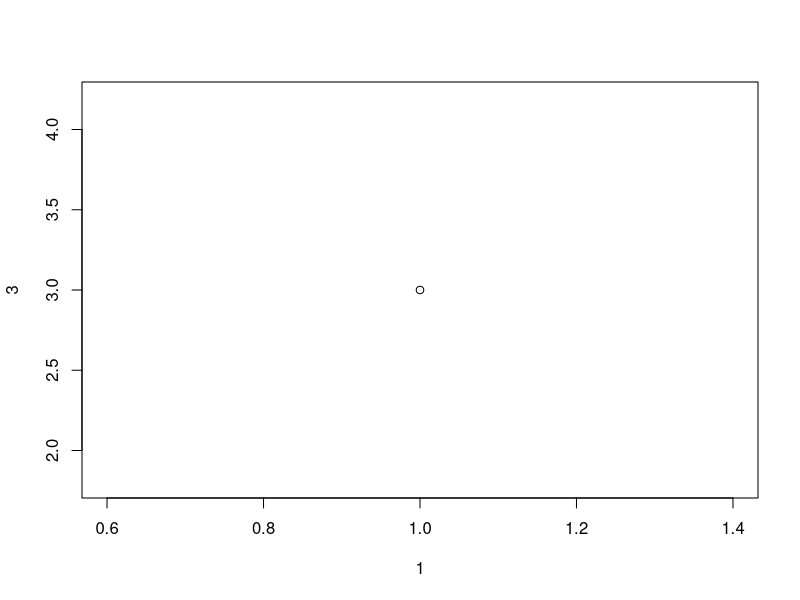
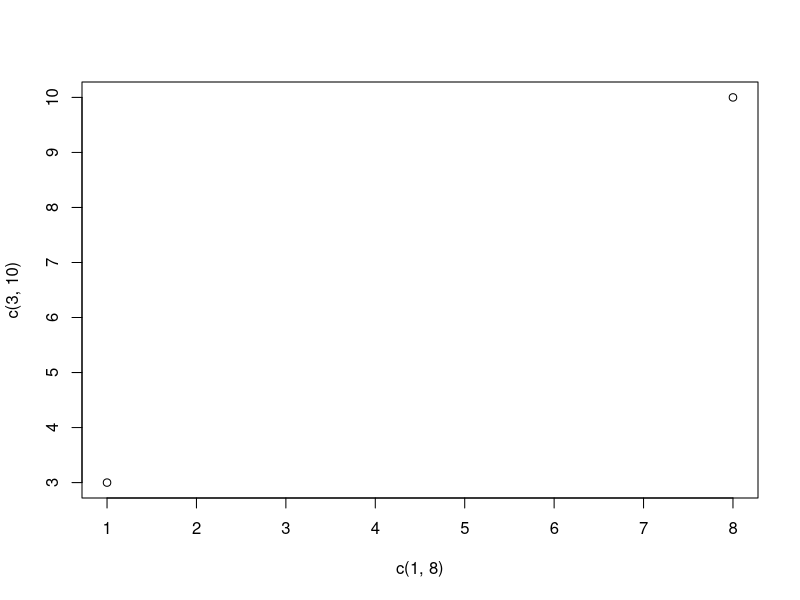
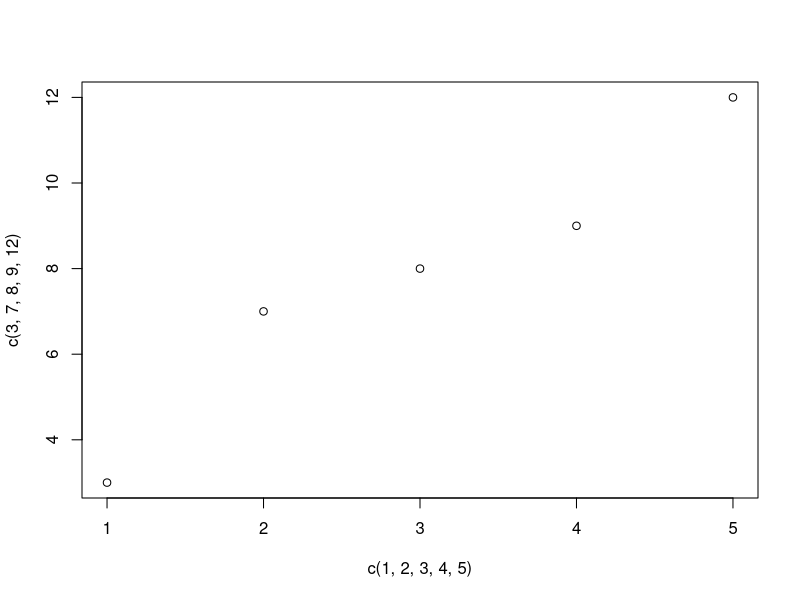
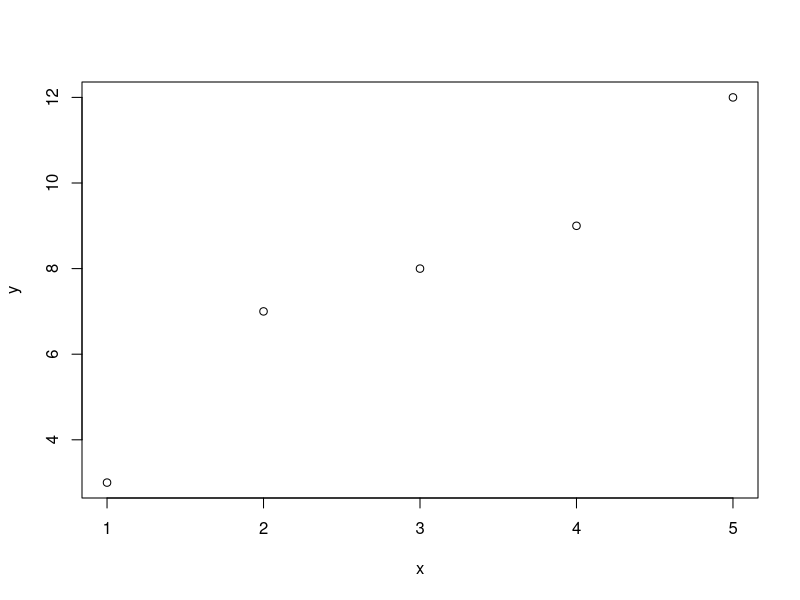
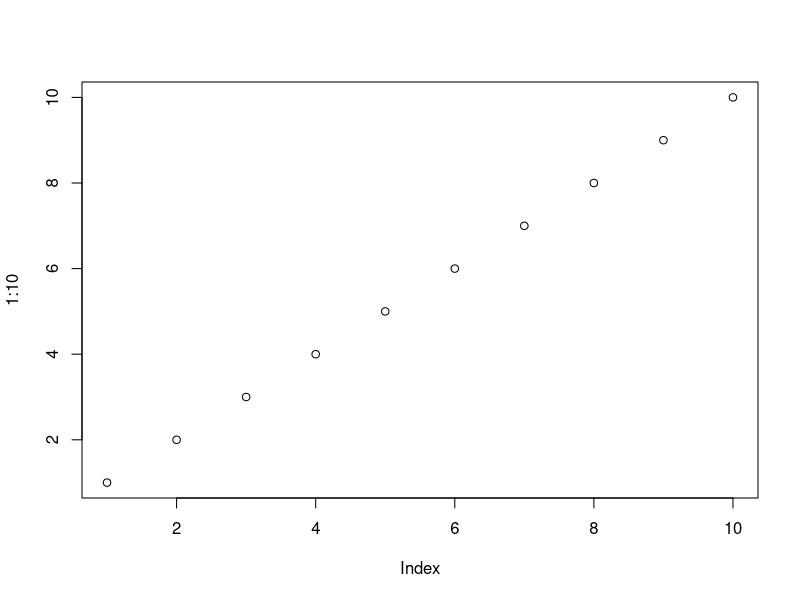
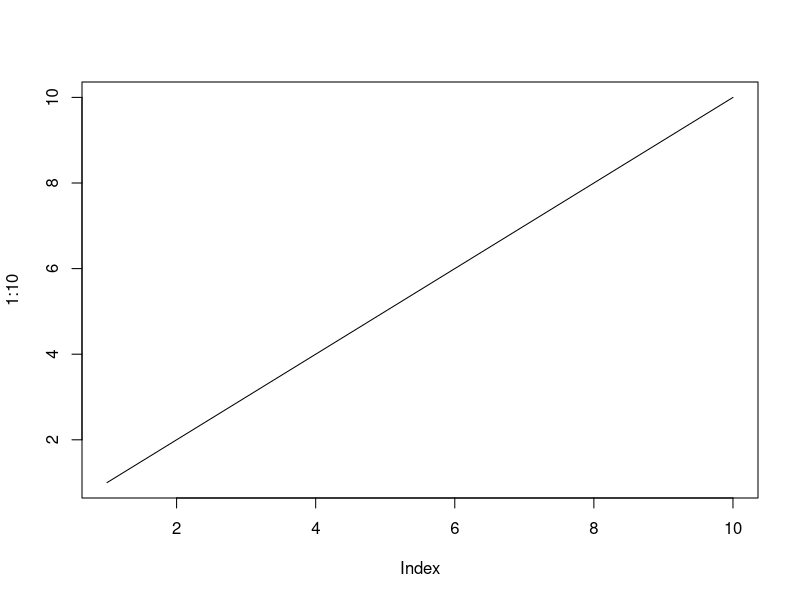
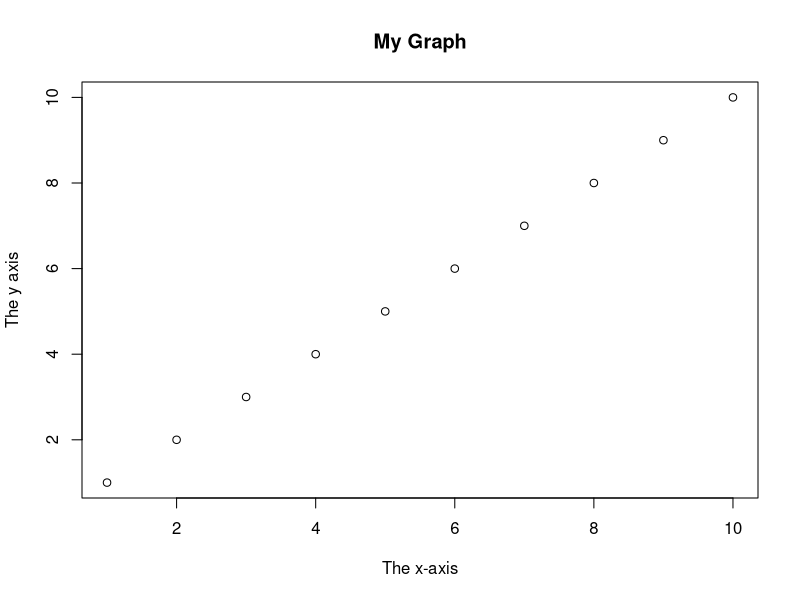
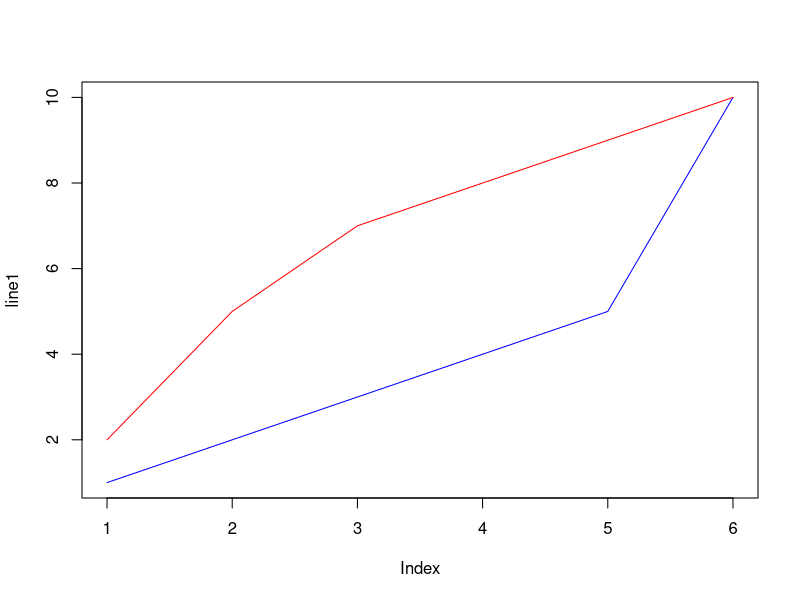

Source code (R) for these figures, in order:
#Declaring Variable
name <- "Roberta"
last <- "Caldas"
completeName <- "Roberta Maria de Hollanda Caldas"

#Print Func
print(name)

#Concatenate strings
print(paste(name, last))

#Type of the var
print(class(name))


#Have a lot of saved math funcs
print(max(5, 10 , 15))
sqrt(16)
abs(-5)
ceiling(2.5)
floor(2.5)

#String escape char
#// Backslash
#n New line
#\r Carriage return
#\t Tab
#\b Backspace

#Creating a function
my_function <- function(){
  print("Hello world")
}
my_function()

#lists
thislist <- list("aple", "banana")
print(thislist[1])

#Data frames
dataFrame <- data.frame(
  Training = c("Strength", "Stamina", "Other"),
  Pulse = c(100, 150, 120),
  Duration = c(60, 30, 45)
)
print(dataFrame)
print(summary(dataFrame))
print(dataFrame[["Training"]])

  #Add rows in the data frame
dataFrameNew <- rbind(dataFrame, c("Strength", 110, 110))
print(dataFrameNew)

  #add columns
dataFrameNew <- cbind(dataFrameNew, Steps = c(1000, 6000, 2000, 10000))
print(dataFrameNew)

#Factors (Used to categorize data)
musicGenre <- factor(c("Jazz", "Rock", "Classic", "Classic", "Pop", "Jazz", "Rock", "Jazz"))
print(musicGenre)
print(levels(musicGenre))

#Plotting
  #plot func is used to draw points in a diagram
  #The funcs takes two parametes
    #1 - sPECIFIES POINTS ON THE X-AXIS
    #2- Specifies points on the y-axis
plot(1, 3)

plot(c(1, 8), c(3, 10))

plot(c(1, 2, 3, 4, 5), c(3, 7, 8, 9, 12))

x <- c(1, 2, 3, 4, 5)
y <- c(3, 7, 8, 9, 12)

plot(x, y)

plot(1:10) #Create a sequence

#The plot func also takes a type paramether, with the value l to draw a line to connect all the points
plot(1:10, type="l")

#Plot Labels
  #Plot func accept other parameters to customize the graph
    #main
    #xlab
    #ylab
plot(1:10, main="My Graph", xlab="The x-axis", ylab="The y axis")
    #col - color of points
    #cex - size of points
    #pch - point shape
  #Change line specific features
    #col - color change
    #lwd - line width
    #lty - line style
  #Multiple Lines
line1 <- c(1,2,3,4,5,10)
line2 <- c(2,5,7,8,9,10)

plot(line1, type = "l", col = "blue")
lines(line2, type="l", col = "red")

#Scatterplot
  #A plot used to display the relationship between two numerical variables, and plots one dot for each obs
x <- c(5,7,8,7,2,2,9,4,11,12,9,6)
y <- c(99,86,87,88,111,103,87,94,78,77,85,86)

plot(x, y)
#To add more plots in a graph
x2 <- c(2,2,8,1,15,8,12,9,7,3,11,4,7,14,12)
y2 <- c(100,105,84,105,90,99,90,95,94,100,79,112,91,80,85)
points(x2, y2, col="blue", cex=2)

#Pie Charts
x <- c(10, 20, 30, 40)
pie(x)
  #Change pie angle
pie(x, init.angle = 90)
  #Add labels and header
myLabel <- c("Apples", "Bananas", "Cherries", "Dates")
pie(x, label = myLabel, main = "fruits")
  #Add colors and legends
colors <- c("blue", "yellow", "green", "black")
mylabel <- c("Apples", "Bananas", "Cherries", "Dates")
pie(x, label = mylabel, main = "Pie Chart", col = colors)
legend("bottomright", mylabel, fill = colors)

#Bar charts
# x-axis values
x <- c("A", "B", "C", "D")

# y-axis values
y <- c(2, 4, 6, 8)
barplot(y, names.arg = x)

  #Bars modifier parameters
    #col - color
    #density - density
    #width - width
  #Horizontal bars
barplot(y, names.arg = x, horiz = TRUE)

